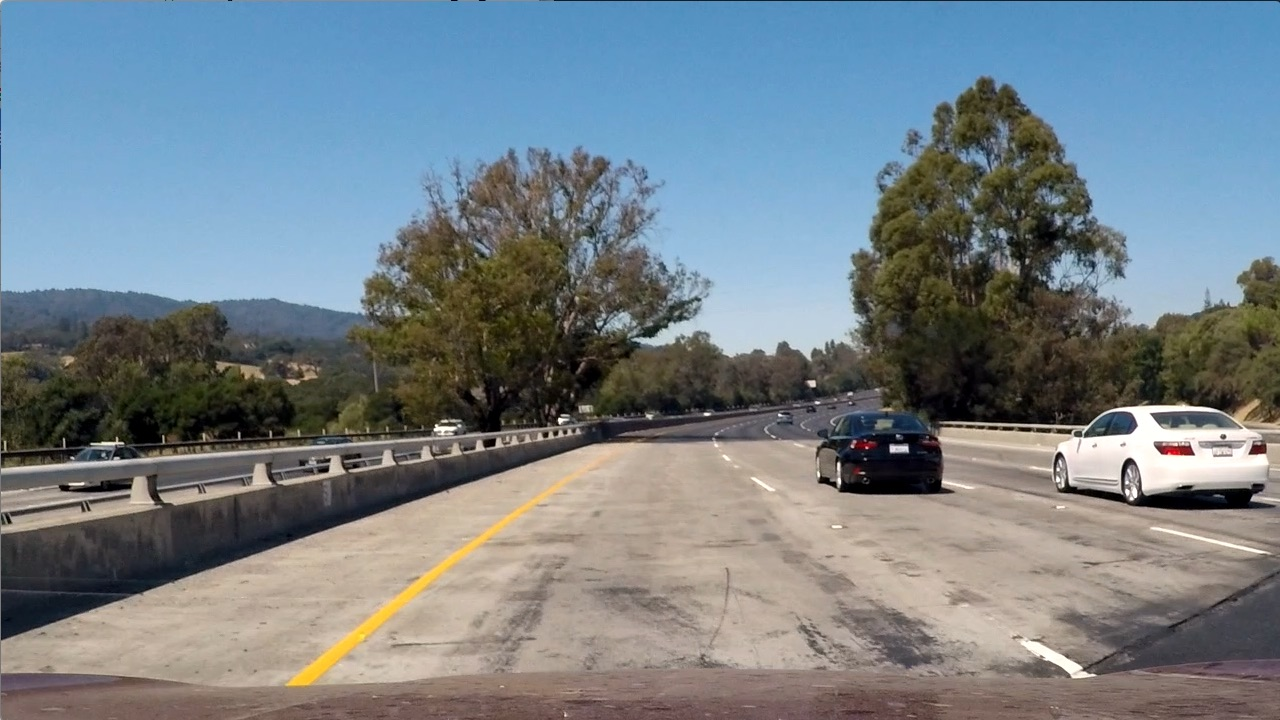
#> input picture test_images/test1.jpg, 1280 x 720 px
$ python -i Lanes_project.py   (imports and definitions only)
#> lines starting #> are read from the running program, lines starting #| are printed output that depends on the picture; after the words box and inside, x2 and y2 are one past the last pixel; in counts of white or black regions, pixels touching at a corner belong together
import numpy as np
import cv2
import matplotlib.pyplot as plt
from moviepy.editor import VideoFileClip
import os
import sys

def canny_edge_detector(img):
    # Convert to HLS color space and separate the V channel
    hls = cv2.cvtColor(img, cv2.COLOR_RGB2HLS)
#> hls: shape (720, 1280, 3); mean of channels 0, 1, 2 60.2, 126.7, 74.4
    hsv = cv2.cvtColor(img, cv2.COLOR_RGB2HSV)
#> hsv: shape (720, 1280, 3); mean H, S, V 60.3, 78, 149.5
    l_channel = hls[:,:,1]
    s_channel = hls[:,:,2]
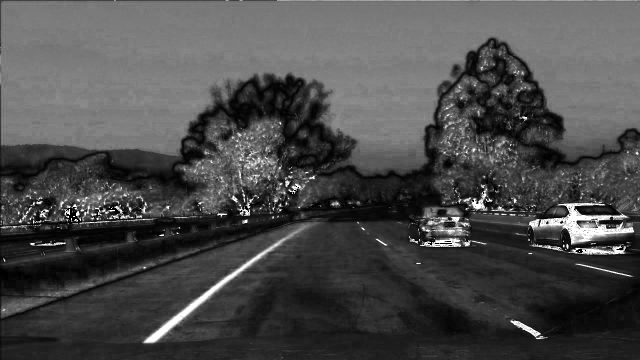
#> s_channel: shape (720, 1280) (shown at 1/2 size); min 0, max 255, mean 74.4
    h_channel = hls[:,:,0]
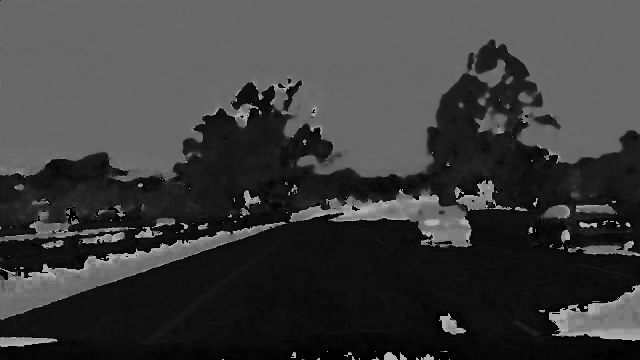
#> h_channel: shape (720, 1280) (shown at 1/2 size); min 0, max 180, mean 60.2
    v_channel=  hsv[:,:,2]
    _,v_channel=cv2.threshold(v_channel,190, 255, cv2.THRESH_BINARY_INV)
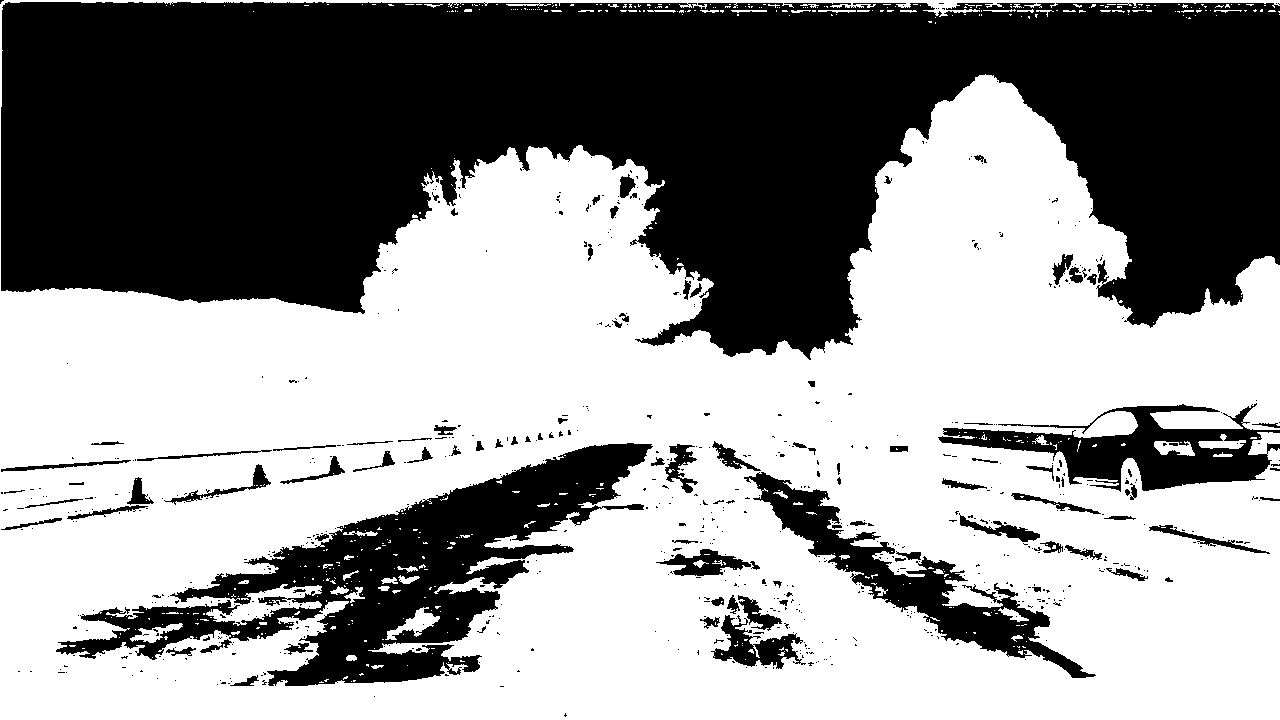
#> v_channel: shape (720, 1280); 57.4% white; 683 black regions (589 under 20 px), largest, box (x1, y1, x2, y2) and area: (1, 2, 1280, 360) 306251, (56, 443, 653, 686) 45115, (744, 472, 1096, 678) 13033
    edged1=cv2.Canny(s_channel,50,150)
#> edged1: shape (720, 1280); 7.1% white in thin lines or dots
    edged2=cv2.Canny(v_channel,50,150)
#> edged2: shape (720, 1280); 3% white in thin lines or dots
    edged=edged1 | edged2
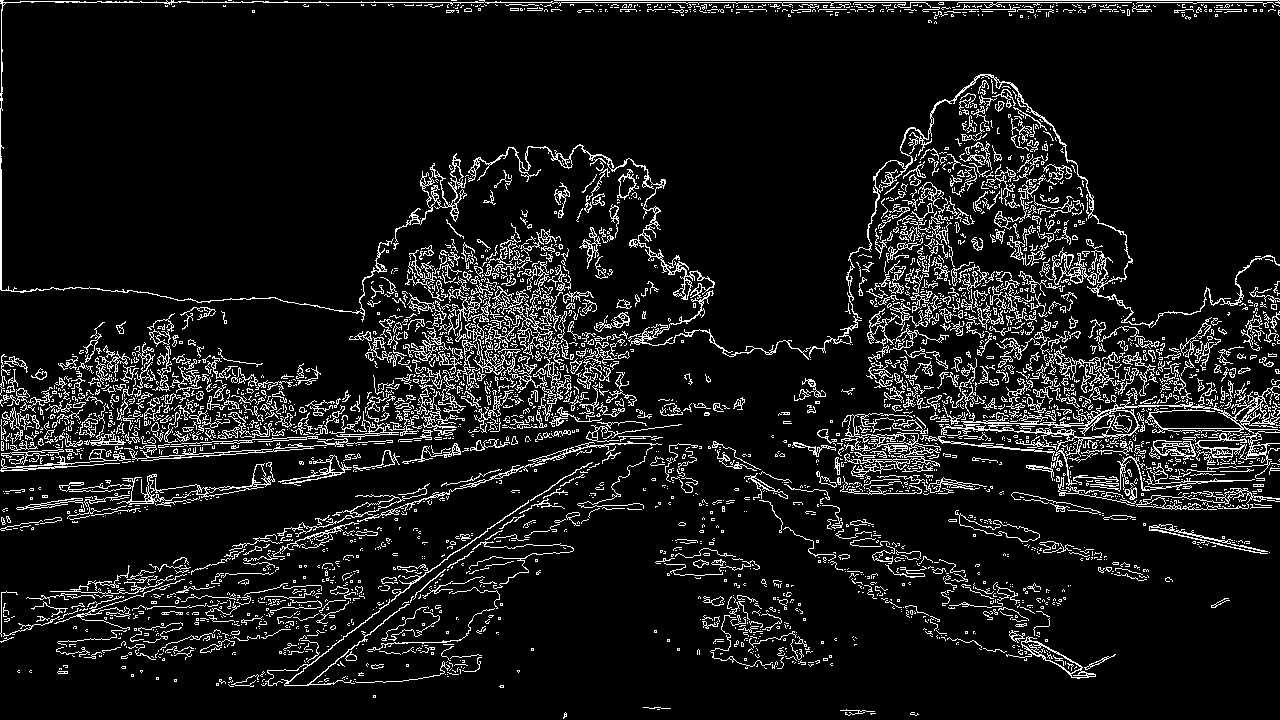
#> edged: shape (720, 1280); 9.5% white in thin lines or dots
    return edged

# [53 lines left out: functions perspective_warp, inv_perspective_warp, get_curve, not called in this run]

>>> import cv2
>>> picture = cv2.cvtColor(cv2.imread('test_images/test1.jpg'), cv2.COLOR_BGR2RGB)
>>> result = canny_edge_detector(picture)

$ run again, on test_images/test2.jpg
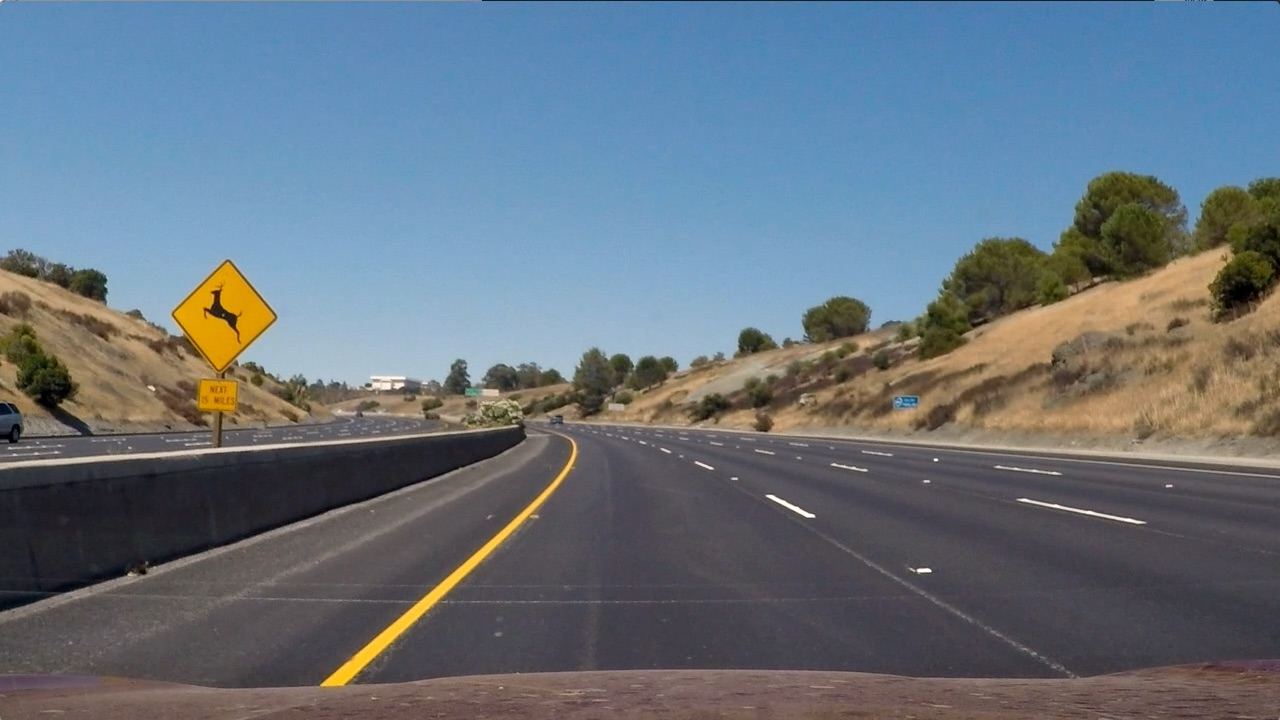
#> input picture test_images/test2.jpg, 1280 x 720 px
#> hls: shape (720, 1280, 3); mean of channels 0, 1, 2 86.2, 113.9, 64.8
#> hsv: shape (720, 1280, 3); mean H, S, V 86.2, 80.3, 138.5
#> in canny_edge_detector, `_,v_channel=cv2.threshold(v_channel,190, 255, cv2.THRESH_BINARY_INV)`:
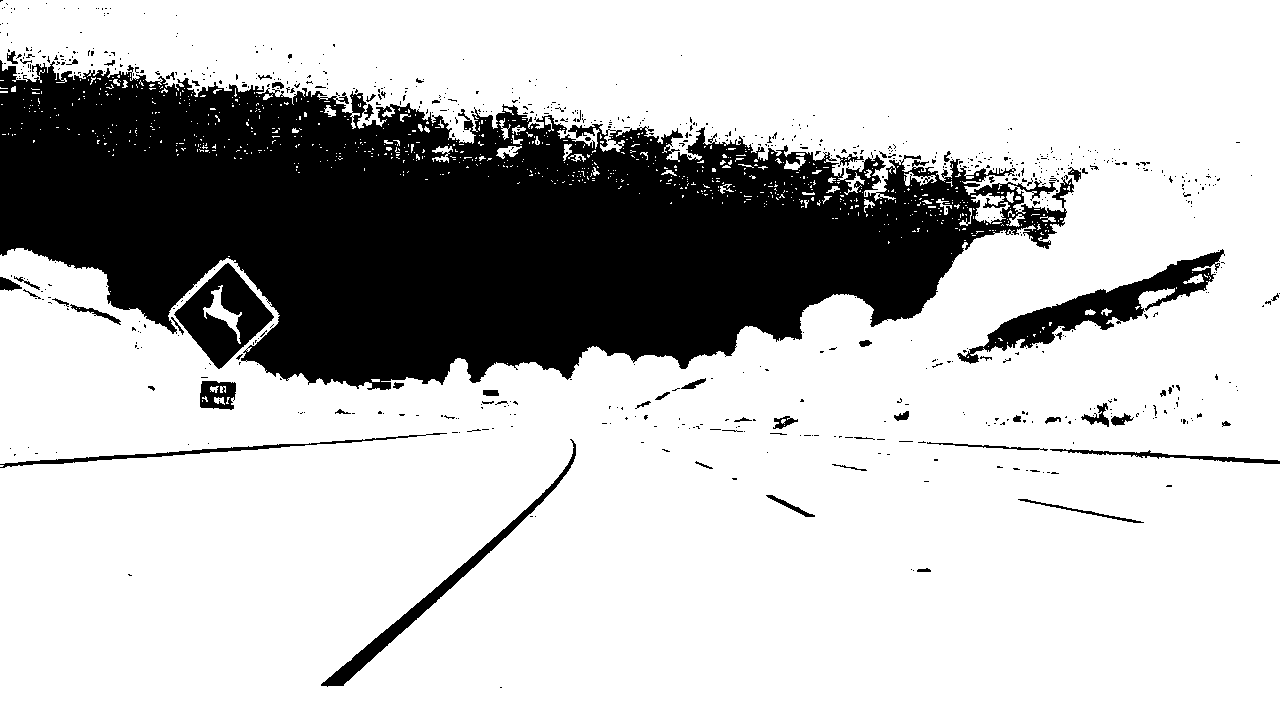
#> v_channel: shape (720, 1280); 75.5% white; 762 black regions (700 under 20 px), largest, box (x1, y1, x2, y2) and area: (0, 60, 1074, 390) 202257, (957, 249, 1225, 364) 6607, (174, 263, 274, 369) 4858
#> edged1: shape (720, 1280); 3.3% white in thin lines or dots
#> edged2: shape (720, 1280); 2.5% white in thin lines or dots
#> in canny_edge_detector, `edged=edged1 | edged2`:
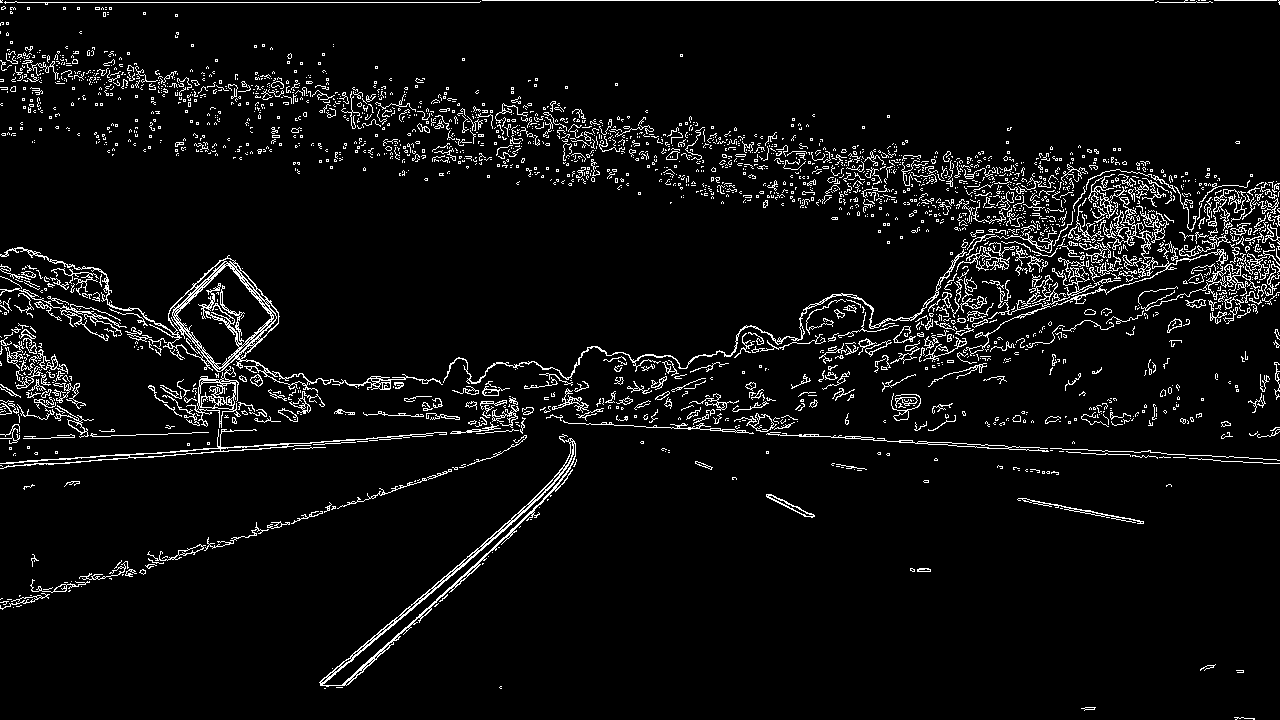
#> edged: shape (720, 1280); 5.4% white in thin lines or dots

$ run again, on test_images/test3.jpg
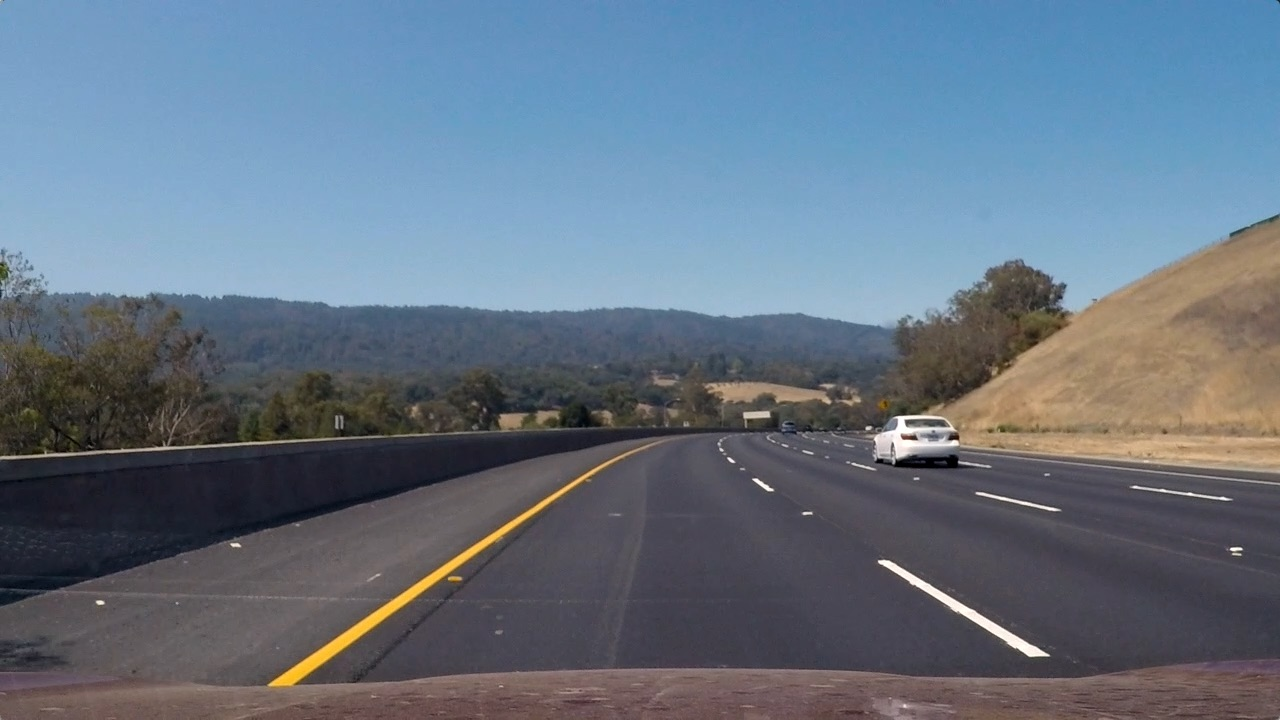
#> input picture test_images/test3.jpg, 1280 x 720 px
#> hls: shape (720, 1280, 3); mean of channels 0, 1, 2 94.8, 115.7, 62.1
#> hsv: shape (720, 1280, 3); mean H, S, V 94.8, 72.6, 137.9
#> in canny_edge_detector, `_,v_channel=cv2.threshold(v_channel,190, 255, cv2.THRESH_BINARY_INV)`:
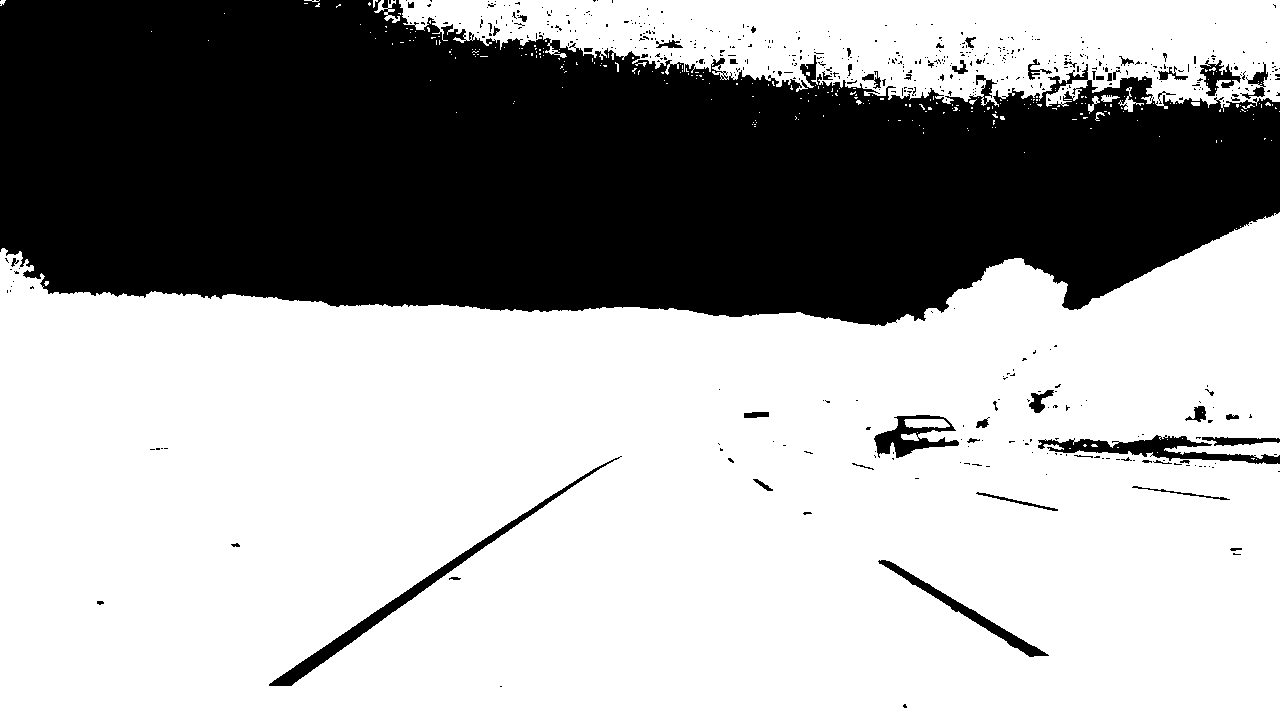
#> v_channel: shape (720, 1280); 64.8% white; 568 black regions (511 under 20 px), largest, box (x1, y1, x2, y2) and area: (0, 0, 1280, 326) 309158, (269, 456, 622, 686) 3335, (1038, 435, 1280, 464) 2511
#> edged1: shape (720, 1280); 1.8% white in thin lines or dots
#> edged2: shape (720, 1280); 1.5% white in thin lines or dots
#> in canny_edge_detector, `edged=edged1 | edged2`:
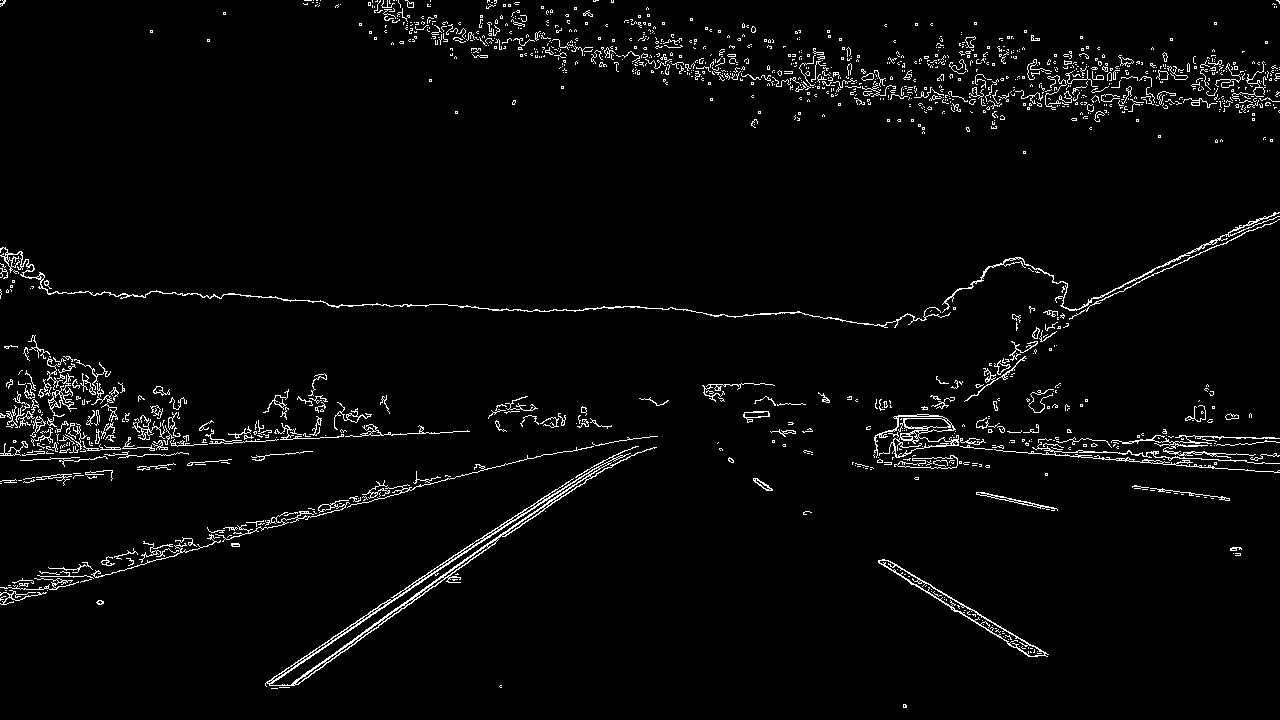
#> edged: shape (720, 1280); 3.1% white in thin lines or dots
